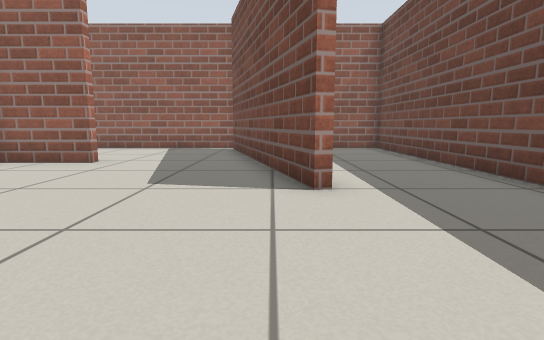
view 1 (above)

12 first-person views from a walk through a Gazebo world. The camera is 0.5 m above the floor, tilts 8° down and sees 80° across. The floor is counted in squares, 0.5 m on a side. Each view is taken from the middle of a square. On the plan, view 1 faces up. The plan holds only what a view shows up to about 12 squares ahead; the rest is blank. The robots in the file are not drawn.

view 2
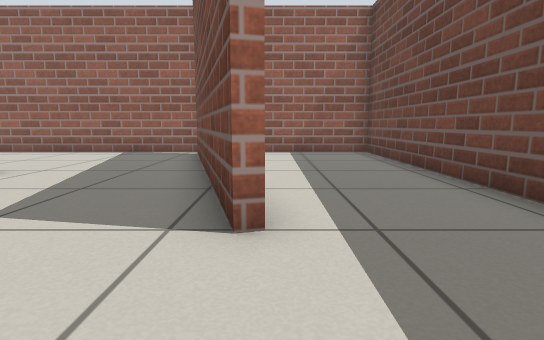

view 3
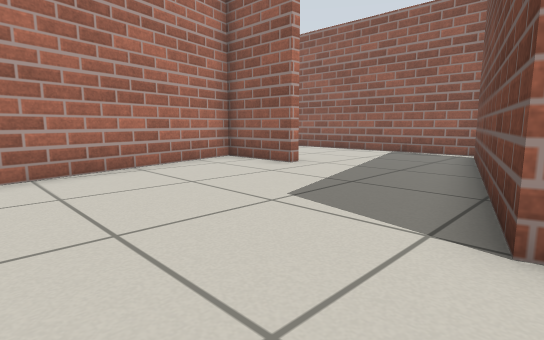

view 4
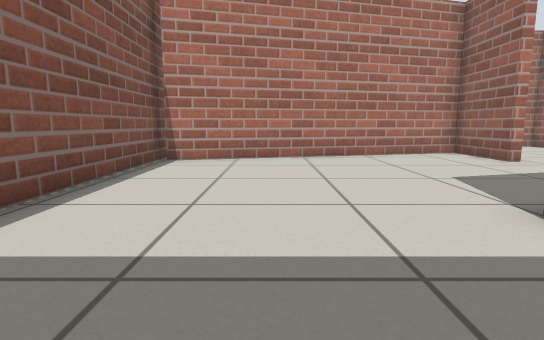

view 5
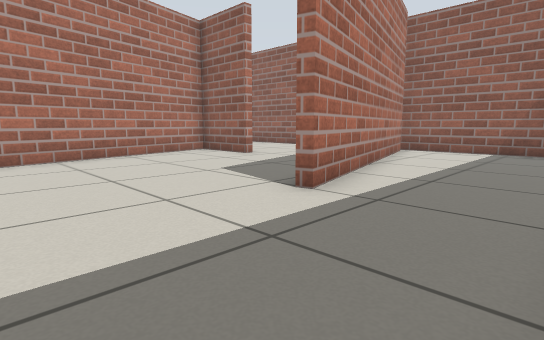

view 6
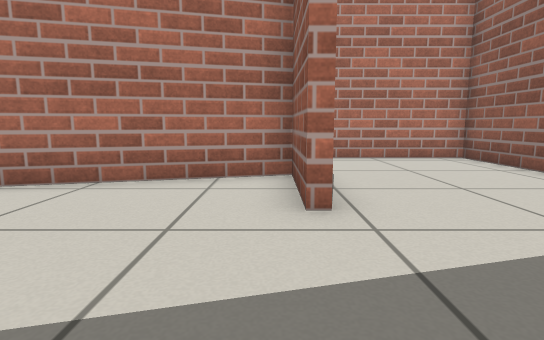

view 7
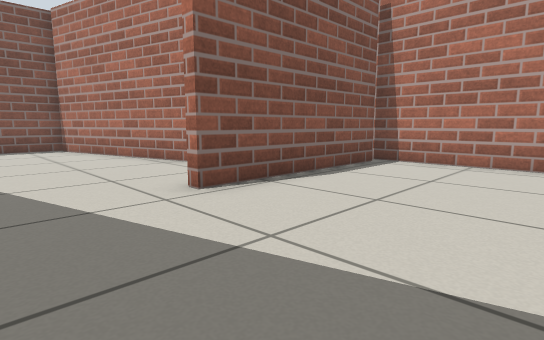

view 8
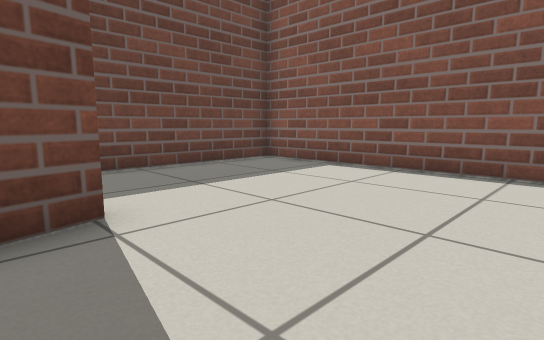

view 9
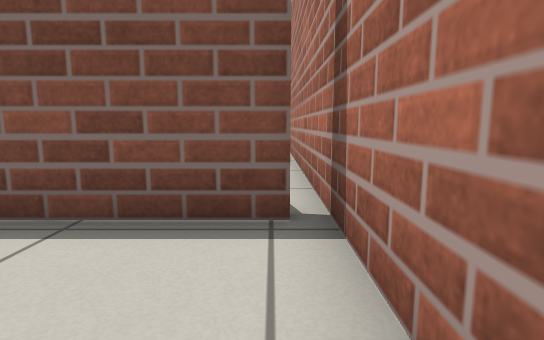

view 10
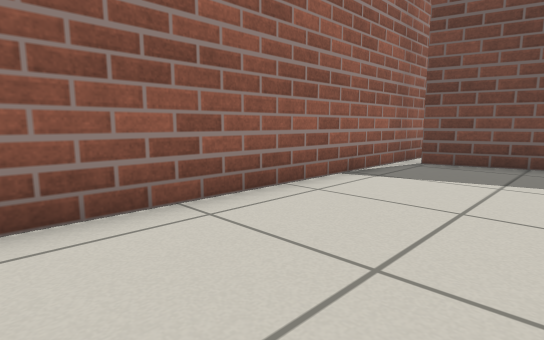

view 11
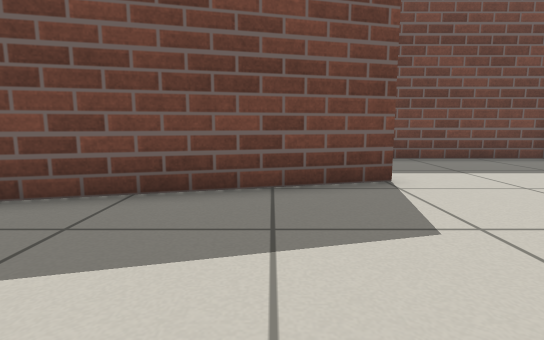

view 12
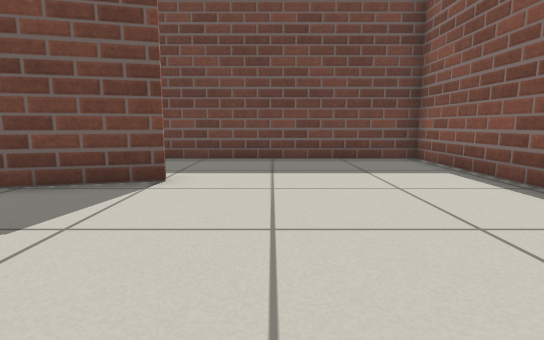

### Floor plan
Points are (right, up) in squares from view 1. A wall is a line through its corners. A room is listed if a view was taken in it or the views show most of it. See-through windows are left out.
Room 1 (views 1, 2, 3, 4, 5, 6, 7, 8, 9, 10, 11, 12)
walls: (-4.6, 8.4) (-7.4, 8.4) (-5, -1); (-1.2, 13.1) (0.9, 5) (0.6, 4.9) (-1.6, 13.1); (-10.3, 8.7) (-4.6, 8.7); (-6, -1.2) (4.4, -1.2) (4.4, 13.7) (-10.7, 13.7) (-10.7, 8)
ways out: gap at (-10, 8)

Where each view was taken, in squares from view 1:
view 1: 0 up, 0 right, facing up
view 2: 2 up, 1 right, facing up
view 3: 2 up, 1 right, facing up-left
view 4: 2 up, 4 right, facing left
view 5: 1 up, 4 right, facing up-left
view 6: 8 up, 1 left, facing left
view 7: 13 up, 2 left, facing down-left
view 8: 6 up, 3 left, facing down-right
view 9: 12 up, 10 left, facing down
view 10: 10 up, 10 left, facing up-right
view 11: 7 up, 5 left, facing right
view 12: 3 up, 5 left, facing right
